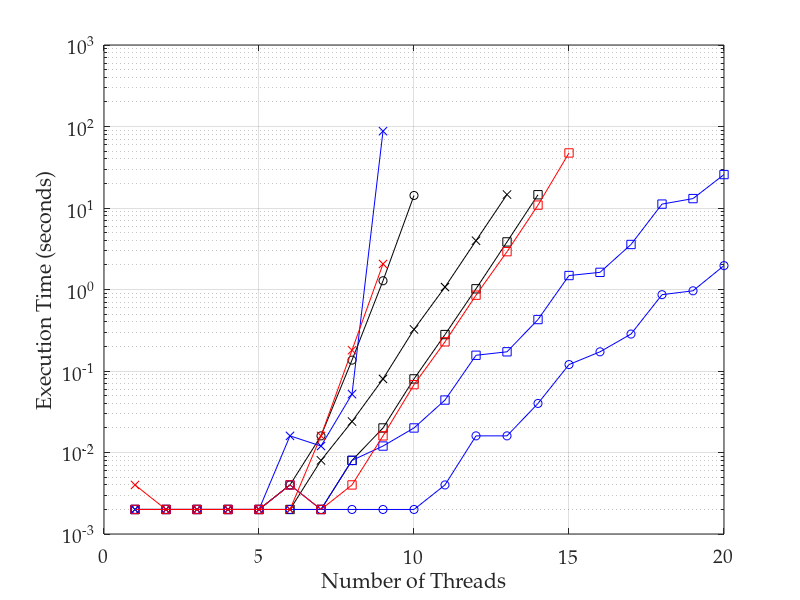

Write the MATLAB code that produced this figure. (Note: this script raises an error after producing the figure.)
%% importing data
transitions = dlmread('t43_time_tpl3_ops1.csv', ',', 0, 0);
ss = dlmread('ss11_time.csv', ',', 0, 0);
ssthreads = [1:13];
% convert 0 values to NaNs, as these don't plot
transitions(transitions==0)=nan;
threads = [1:20];

%% plotting lines

semilogy(threads, transitions(:, 1), 'ko-')
hold on
semilogy(ssthreads, ss, 'kx-')
semilogy(threads, transitions(:, 3), 'ks-')
semilogy(threads, transitions(:, 4), 'bo-')
semilogy(threads, transitions(:, 5), 'bx-')
semilogy(threads, transitions(:, 6), 'bs-')
semilogy(threads, transitions(:, 7), 'rx-')
semilogy(threads, transitions(:, 8), 'rs-')
hold off
grid on

%% adding axis labels
ax = gca;
set(ax, 'FontName', 'Palatino Linotype', 'FontSize', 14);
xlabel('Number of Threads');
ylabel('Execution Time (seconds)');
axis([0 20 .001 1000])
ax.XTick = [0 5 10 15 20];
ax.YTick = [0.01 0.1 1 10 100];
set(ax,'YMinorGrid','Off', 'YMinorTick','Off');

%% output pdf file
h = figure(1);
h.Units = 'centimeters'; % set figure position to cm
%h.Position(2) = [h.Position(2)-9]; % set figure position bevore resize
h.Position([3:4]) = [10,7]; % resize figure
Plot2LaTeX( h, 't43_time_tpl3_ops1' )